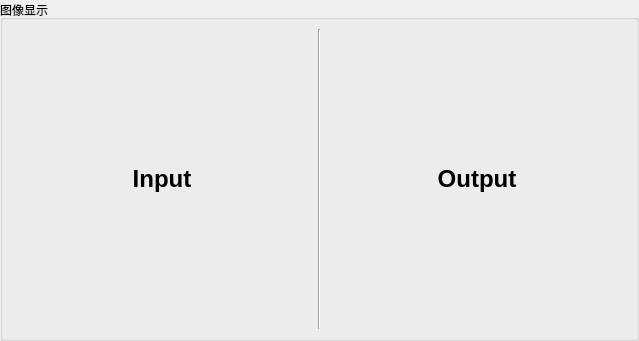
        <widget class="QGroupBox" name="groupBox">
         <property name="sizePolicy">
          <sizepolicy hsizetype="Expanding" vsizetype="Expanding">
           <horstretch>0</horstretch>
           <verstretch>0</verstretch>
          </sizepolicy>
         </property>
         <property name="title">
          <string>图像显示</string>
         </property>
         <layout class="QHBoxLayout" name="horizontalLayout_2">
          <property name="spacing">
           <number>6</number>
          </property>
          <property name="leftMargin">
           <number>9</number>
          </property>
          <property name="topMargin">
           <number>9</number>
          </property>
          <property name="rightMargin">
           <number>9</number>
          </property>
          <property name="bottomMargin">
           <number>9</number>
          </property>
          <item>
           <widget class="QLabel" name="input">
            <property name="minimumSize">
             <size>
              <width>300</width>
              <height>300</height>
             </size>
            </property>
            <property name="sizeIncrement">
             <size>
              <width>1</width>
              <height>1</height>
             </size>
            </property>
            <property name="font">
             <font>
              <family>Segoe UI</family>
              <pointsize>18</pointsize>
              <bold>true</bold>
             </font>
            </property>
            <property name="frameShape">
             <enum>QFrame::NoFrame</enum>
            </property>
            <property name="text">
             <string>Input</string>
            </property>
            <property name="alignment">
             <set>Qt::AlignCenter</set>
            </property>
           </widget>
          </item>
          <item>
           <widget class="Line" name="line">
            <property name="orientation">
             <enum>Qt::Vertical</enum>
            </property>
           </widget>
          </item>
          <item>
           <widget class="QLabel" name="output">
            <property name="minimumSize">
             <size>
              <width>300</width>
              <height>300</height>
             </size>
            </property>
            <property name="sizeIncrement">
             <size>
              <width>1</width>
              <height>1</height>
             </size>
            </property>
            <property name="font">
             <font>
              <family>Segoe UI</family>
              <pointsize>18</pointsize>
              <bold>true</bold>
             </font>
            </property>
            <property name="frameShape">
             <enum>QFrame::NoFrame</enum>
            </property>
            <property name="frameShadow">
             <enum>QFrame::Plain</enum>
            </property>
            <property name="text">
             <string>Output</string>
            </property>
            <property name="scaledContents">
             <bool>false</bool>
            </property>
            <property name="alignment">
             <set>Qt::AlignCenter</set>
            </property>
            <property name="textInteractionFlags">
             <set>Qt::LinksAccessibleByMouse</set>
            </property>
           </widget>
          </item>
         </layout>
        </widget>
